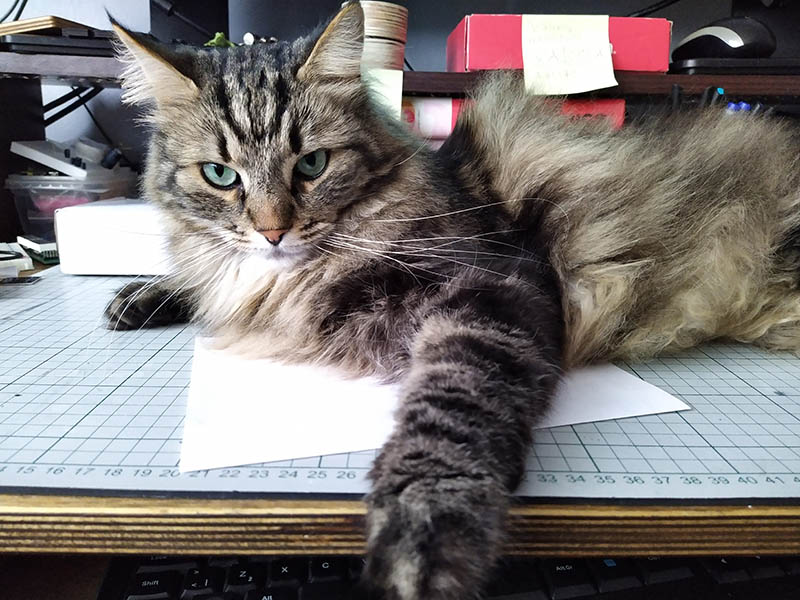
#> input picture images/cat.jpg, 800 x 600 px
$ python 7_thresholding-binarizing.py
#> lines starting #> are read from the running program, lines starting #| are printed output that depends on the picture; after the words box and inside, x2 and y2 are one past the last pixel; in counts of white or black regions, pixels touching at a corner belong together
#!/usr/bin/env python3
'''
Tauno Erik
05.05.2021
pip install opencv-contrib-python   #
pip install caer                    # https://github.com/jasmcaus/caer
pip install matplotlib

Sources:https://www.youtube.com/watch?v=oXlwWbU8l2o
        https://github.com/jasmcaus/opencv-course

Deep learning:https://www.youtube.com/watch?v=VyWAvY2CF9c
'''

import os
import cv2 as cv
import numpy as np
import matplotlib.pyplot as plt

def full_path(filename):
    ''' Returns full path to file. '''
    folder = os.path.dirname(__file__) # File location
    full_path = os.path.join(folder, filename)
    return full_path

img_file = full_path('images/cat.jpg')
video_file = full_path('images/cat.mp4')

img = cv.imread(img_file)
#> img is the input picture: shape (600, 800, 3); mean B, G, R 116.2, 117.6, 122.9

gray = cv.cvtColor(img, cv.COLOR_BGR2GRAY)
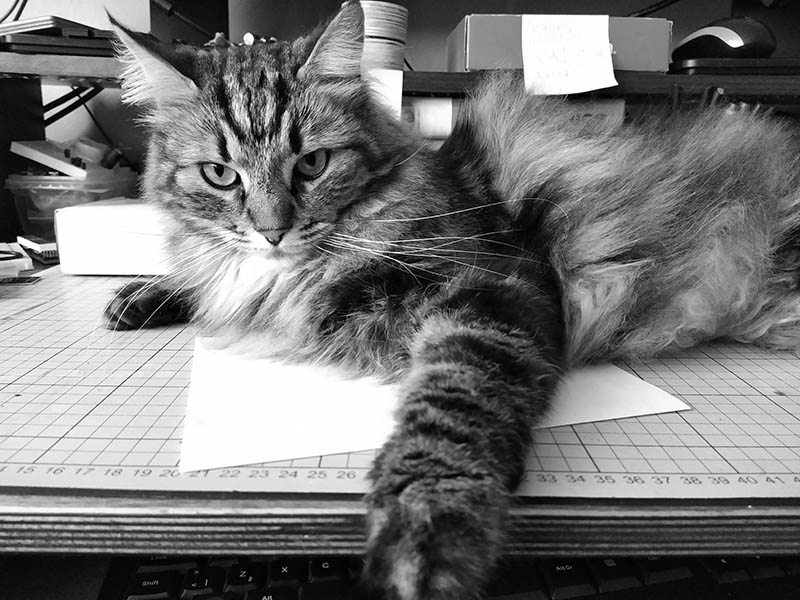
#> gray: shape (600, 800); min 0, max 255, mean 119
cv.imshow('Gray', gray)

blank = np.zeros(img.shape[:2], dtype='uint8')

# Simple Thresholding
threshold, thresh = cv.threshold(gray, 150, 255, cv.THRESH_BINARY)
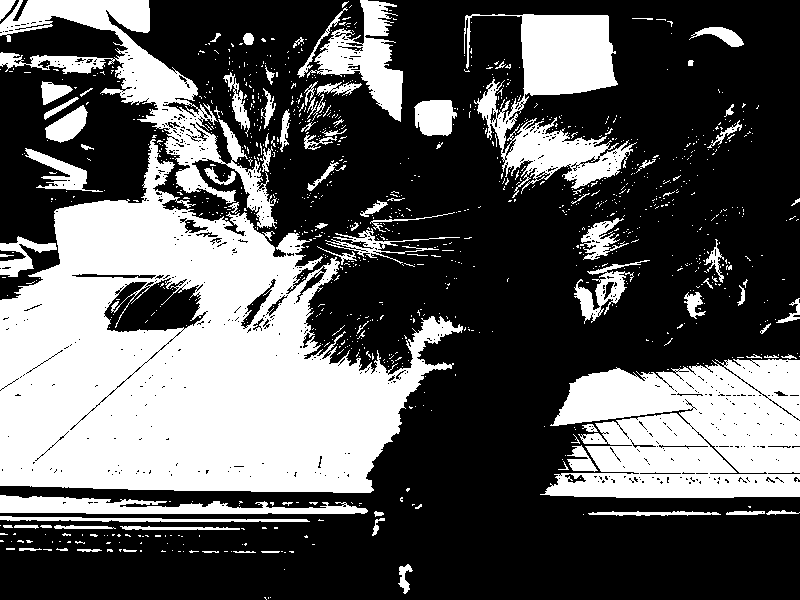
#> thresh: shape (600, 800); 35.7% white; 1109 white regions (1012 under 20 px), largest, box (x1, y1, x2, y2) and area: (0, 139, 463, 493) 88978, (540, 359, 800, 498) 27847, (0, 0, 277, 229) 13011
cv.imshow('Simple Threshold', thresh)

# Simple Threshold inverse
threshold, thresh_inv = cv.threshold(gray, 150, 255, cv.THRESH_BINARY_INV)
cv.imshow('Simple Threshold inverse', thresh_inv)


# Adaptive Thresholding
#adaptive_thresh = cv.adaptiveThreshold(gray, 255, cv.ADAPTIVE_THRESH_MEAN_C, cv.THRESH_BINARY, 11, 3)
adaptive_thresh = cv.adaptiveThreshold(gray, 255, cv.ADAPTIVE_THRESH_GAUSSIAN_C, cv.THRESH_BINARY, 11, 3)
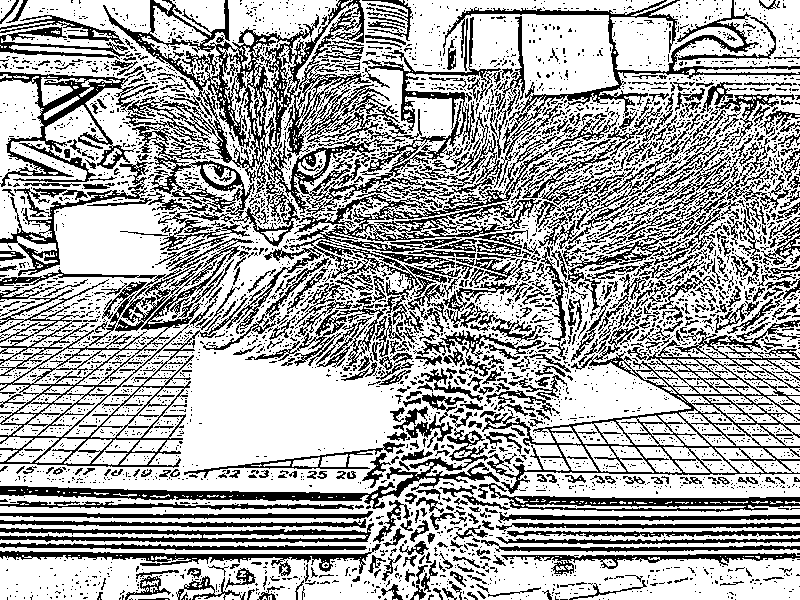
#> adaptive_thresh: shape (600, 800); 66.5% white; black in thin lines or dots
cv.imshow('Adaptive Thresholding', adaptive_thresh)

####################################################################
if __name__ == "__main__":
    print("Tere!")


    cv.waitKey(0)

$ run again, with images/grupp.jpg copied over images/cat.jpg
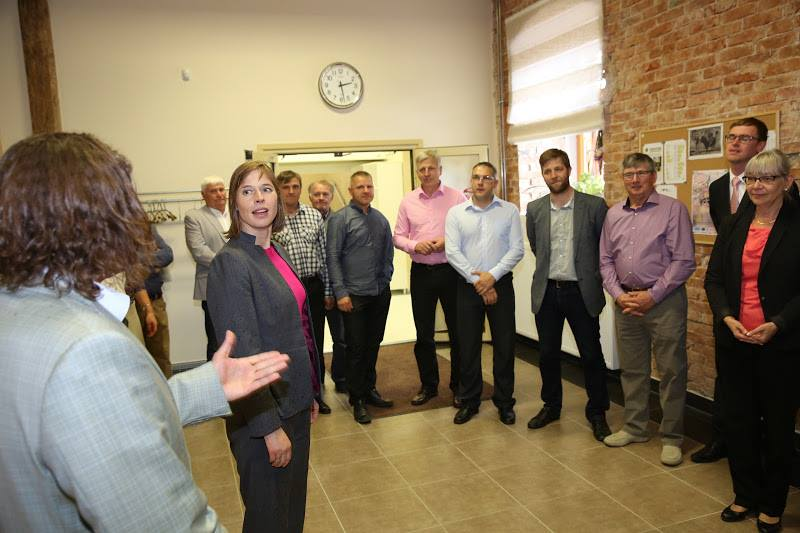
#> input picture images/grupp.jpg, 800 x 533 px
#> img is the input picture: shape (533, 800, 3); mean B, G, R 94, 117.9, 134.1
#> `threshold, thresh = cv.threshold(gray, 150, 255, cv.THRESH_BINARY)`:
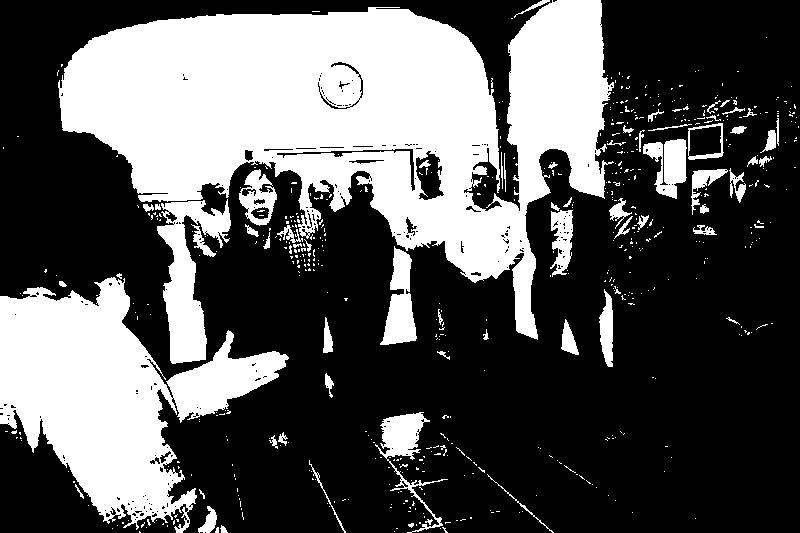
#> thresh: shape (533, 800); 34.7% white; 590 white regions (521 under 20 px), largest, box (x1, y1, x2, y2) and area: (58, 0, 614, 340) 92748, (0, 277, 289, 533) 34038, (157, 199, 231, 364) 5466
#> `adaptive_thresh = cv.adaptiveThreshold(gray, 255, cv.ADAPTIVE_THRESH_G..`:
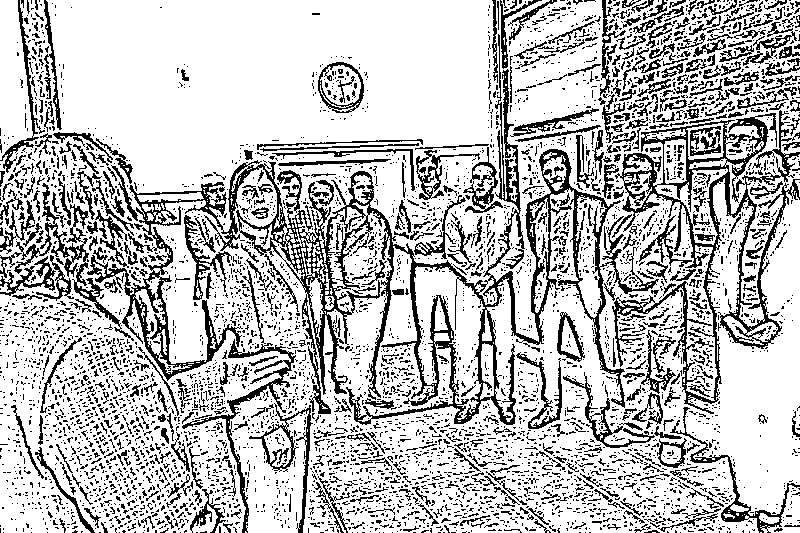
#> adaptive_thresh: shape (533, 800); 75.3% white; black in thin lines or dots

$ run again, with images/lennu1.jpg copied over images/cat.jpg
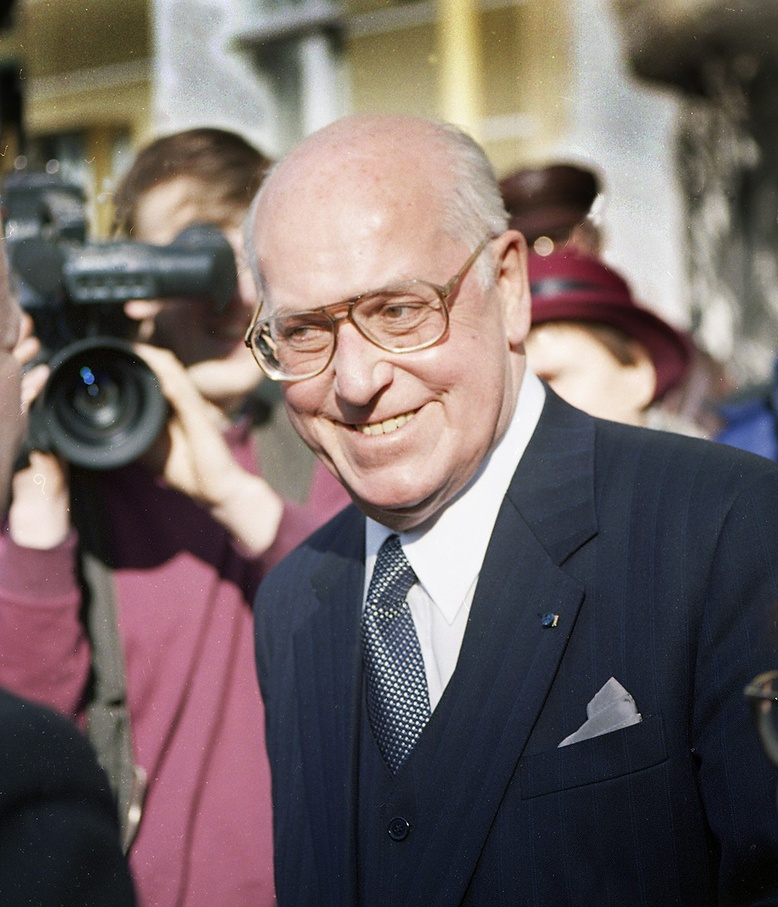
#> input picture images/lennu1.jpg, 778 x 907 px, shrunk from 1200 x 1400 before the run
#> img is the input picture: shape (907, 778, 3); mean B, G, R 99.5, 100.7, 112.8
#> `threshold, thresh = cv.threshold(gray, 150, 255, cv.THRESH_BINARY)`:
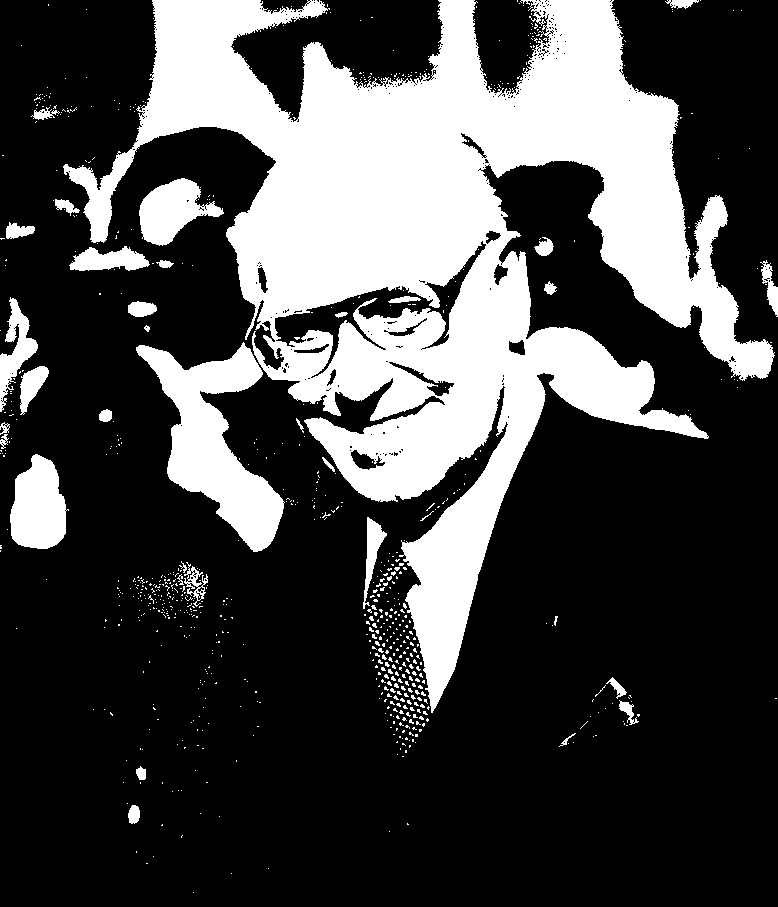
#> thresh: shape (907, 778); 28.2% white; 798 white regions (763 under 20 px), largest, box (x1, y1, x2, y2) and area: (63, 0, 775, 713) 167868, (136, 342, 285, 552) 12570, (10, 454, 69, 549) 4056
#> `adaptive_thresh = cv.adaptiveThreshold(gray, 255, cv.ADAPTIVE_THRESH_G..`:
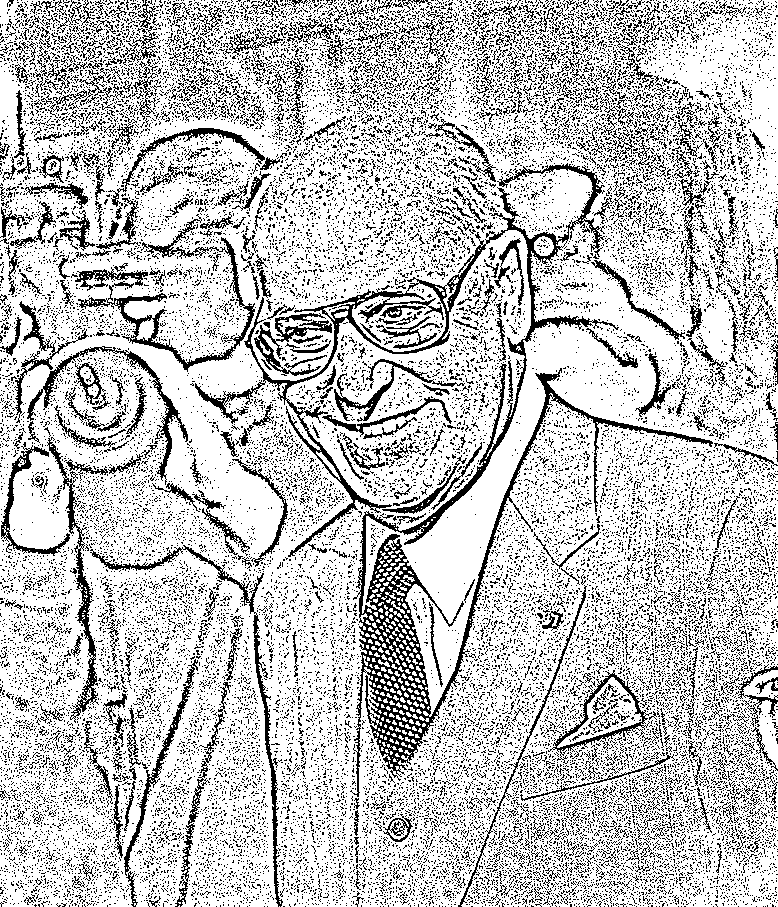
#> adaptive_thresh: shape (907, 778); 76.5% white; black in thin lines or dots
